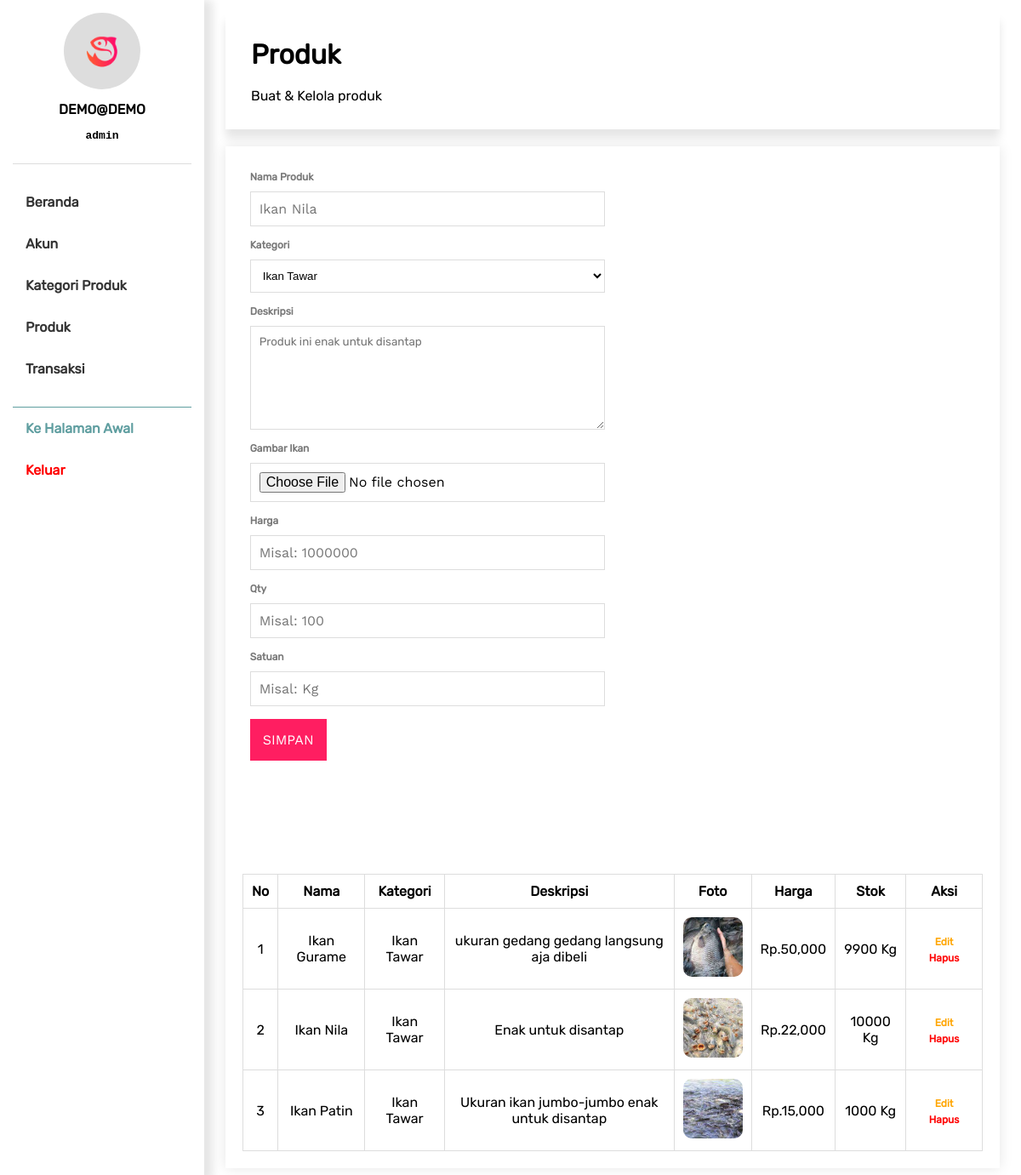
/panel/produk.php (signed in), run on the app's committed database.
### tables this page shows
CREATE TABLE `produk` (
  `id_data` int(255) NOT NULL,
  `nama` varchar(255) NOT NULL,
  `kategori` int(255) NOT NULL,
  `deskripsi` text NOT NULL,
  `foto` varchar(255) NOT NULL,
  `harga` int(255) NOT NULL,
  `qty` int(255) NOT NULL,
  `satuan` varchar(255) NOT NULL
);

CREATE TABLE `kategori` (
  `id_data` int(255) NOT NULL,
  `nama_kat` varchar(255) NOT NULL,
  `deskripsi` text DEFAULT NULL,
  `tampil` int(1) NOT NULL
);

### backend/model/Querybuilder.php (called while the page is built, shortened)
<?php
require 'Database.php';
class Querybuilder
{
   private $tableName;
   function __construct($dbname)
   {
      $this->tableName = $dbname;
   }
   function select($clause)
   {
      $dbconf = new Database();
      $table = $this->tableName;
      $query = "SELECT * FROM $table WHERE $clause";
      $exe = mysqli_query($dbconf->connect(),$query);
      $data['rows'] = mysqli_num_rows($exe);
      $data['single'] = mysqli_fetch_array($exe);
      $data['result'] = $exe;
      return $data;
   }
   function selectAll($clause)
   {
      $dbconf = new Database();
      $table = $this->tableName;
      $query = "SELECT * FROM $table WHERE $clause";
      $exe = mysqli_query($dbconf->connect(),$query);
      $data['rows'] = mysqli_num_rows($exe);
      $data['result'] = $exe;
      return $data;
   }
}

### backend/model/Database.php (called while the page is built)
<?php
class Database
{
   function connect()
   {
      $username = 'root';
      $password = '';
      $host = 'localhost';
      $db = "sipit";
      return mysqli_connect($host, $username, $password, $db);
   }
}

### panel/produk.php (the view, shortened to what this page needs)
<?php
require '../backend/model/Querybuilder.php';
$getter = new Querybuilder('kategori');
$cat = $getter->selectAll("1 ORDER BY nama_kat ASC")['result'];
$prdGetter = new Querybuilder("produk");
$prd = $prdGetter->selectAll("1 ORDER BY nama ASC")['result'];
?>
<!DOCTYPE Html>
<html lang="id">
<head>
   <?php include 'temps/stylenscripts.php'?>
</head>
<body style="padding:0;margin:0;font-family: 'Rubiks'">
   <?php include 'temps/sidebar.php' ?>
   <div class="panel-sections">
      <div class="sect-heading">
         <h1>Produk</h1>
         <p>Buat & Kelola produk</p>
      </div>
      <div class="sect-body">
         <div class="sect-col-half">
            <form action="actions/produk-add.php" method="post" enctype="multipart/form-data">
               <div class="form-group">
                  <label>Nama Produk</label>
                  <input type="text" required name="name" placeholder="Ikan Nila" value="">
               </div>
               <div class="form-group">
                  <label>Kategori</label>
                  <select required name="kat">
                     <?php
                     while($f = mysqli_fetch_array($cat))
                     {
                        ?>
                        <option value="<?= $f['id_data'] ?>"><?= $f['nama_kat'] ?></option>
                        <?php
                     }
                     ?>
                  </select>
               </div>
               <div class="form-group">
                  <label>Deskripsi</label>
                  <textarea name="descript" required placeholder="Produk ini enak untuk disantap"></textarea>
               </div>
               <div class="form-group">
                  <label>Gambar Ikan</label>
                  <input type="file" accept=".jpg,.jpeg" name="foto">
               </div>
               <div class="form-group">
                  <label>Harga</label>
                  <input type="number" required name="harga" placeholder="Misal: 1000000">
               </div>
               <div class="form-group">
                  <label>Qty</label>
                  <input type="number" required name="qty" placeholder="Misal: 100">
               </div>
               <div class="form-group">
                  <label>Satuan</label>
                  <input type="text" required name="satuan" placeholder="Misal: Kg">
               </div>
               <div class="form-group">
                  <button type="submit">Simpan</button>
               </div>
            </form>
         </div>
         <div class="wrapper">
         </div>
         <table cellpadding="10" border-collapse="collapse" class="table-styled">
            <thead>
            <tr>
               <th>No</th>
               <th>Nama</th>
               <th>Kategori</th>
               <th>Deskripsi</th>
               <th>Foto</th>
               <th>Harga</th>
               <th>Stok</th>
               <th>Aksi</th>
            </tr>
            </thead>
            <tbody>
            <?php
            $n=0;
            while($fetch = mysqli_fetch_array($prd))
            {
               $idKat = $fetch['kategori'];
               $kat = $getter->select("id_data = '$idKat'")['single'];
               $n++;
               ?>
               <tr>
                  <td><?= $n ?></td>
                  <td><?= $fetch['nama'] ?></td>
                  <td><?= $kat['nama_kat'] ?></td>
                  <td><?= $fetch['deskripsi'] ?></td>
                  <td><img src="../image/<?= $fetch['foto'] ?>" style="width:70px;height:70px;border-radius:10px;object-fit: cover"/></td>
                  <td>Rp.<?= number_format($fetch['harga']) ?></td>
                  <td><?= $fetch['qty'] ?> <?= $fetch['satuan'] ?></td>
                  <td>
                     <a href="produk-edit.php?id=<?= $fetch['id_data'] ?>" style="color:orange;text-decoration: none;padding:5px;font-size:12px;font-weight: bold">Edit</a>
                     <a href="actions/produk-delete.php?id=<?= $fetch['id_data'] ?>" style="color:red;text-decoration: none;padding:5px;font-size:12px;font-weight: bold">Hapus</a>
                  </td>
               </tr>
               <?php
            }
            ?>
            </tbody>
         </table>
         </div>
</body>

### assets/css/style.css (style rules this page uses)
input,button { font-family: "Primary"; }
button { cursor: pointer; font-size:16px; text-transform: uppercase; }
input { font-size:16px; }
body { font-family: "Second"; margin:0; padding:0; }
.prd-wrapper > div > h1,p { padding:0; margin:0; }
.wrapper { display: block; width:100%; padding-top:110px; box-sizing: border-box; }
.panel-sections { padding:15px; padding-left:25px; padding-right:25px; float:left; box-sizing:border-box; width:80%; margin-left:20%; }
.sect-heading { background: rgba(255,255,255,0.7); text-align: center; padding:20px; display: flex; flex-flow: column; align-items: flex-start; box-shadow: 0 10px 10px rgba(0,0,0,0.1); }
.sect-heading > h1,p { margin:0; padding:10px; }
.sect-body { padding:20px; box-shadow:0 0 15px rgba(0,0,0,0.1); margin-top:20px; display: flex; flex-flow: row wrap; justify-content: flex-start; justify-items: flex-start; }
.sect-col-half { width:48%; padding:1%; }
.form-group { display: flex; flex-flow: column; margin-bottom:15px; }
.form-group > label { font-weight:bold; font-size:12px; color:#777; margin-bottom: 10px; }
.form-group > input { padding:10px; border:1px solid #ddd; }
.form-group > textarea { height:100px; font-family: "Rubiks"; padding:10px; border:1px solid #ddd; }
.form-group > select { padding:10px; border:1px solid #ddd; background-color: transparent; cursor: pointer; }
.form-group > button { padding:15px; width:fit-content; border:none; background-color: rgb(255,30,97); color: #fff; }
table { width:100%; }
table,th,td { text-align: center; border-collapse: collapse; border: 1px solid #ddd; }

### data on the page
produk: nama "Ikan Gurame", kategori.nama_kat "Ikan Tawar", deskripsi "ukuran gedang gedang langsung aja dibeli", foto (picture), harga "50,000", qty "9900", satuan "Kg"
produk: nama "Ikan Nila", kategori.nama_kat "Ikan Tawar", deskripsi "Enak untuk disantap", foto (picture), harga "22,000", qty "10000", satuan "Kg"
produk: nama "Ikan Patin", kategori.nama_kat "Ikan Tawar", deskripsi "Ukuran ikan jumbo-jumbo enak untuk disantap", foto (picture), harga "15,000", qty "1000", satuan "Kg"

### other printed values
$_SESSION['user'] "DEMO@DEMO"
$_SESSION['level'] "admin"
form field kat "Ikan Tawar"
